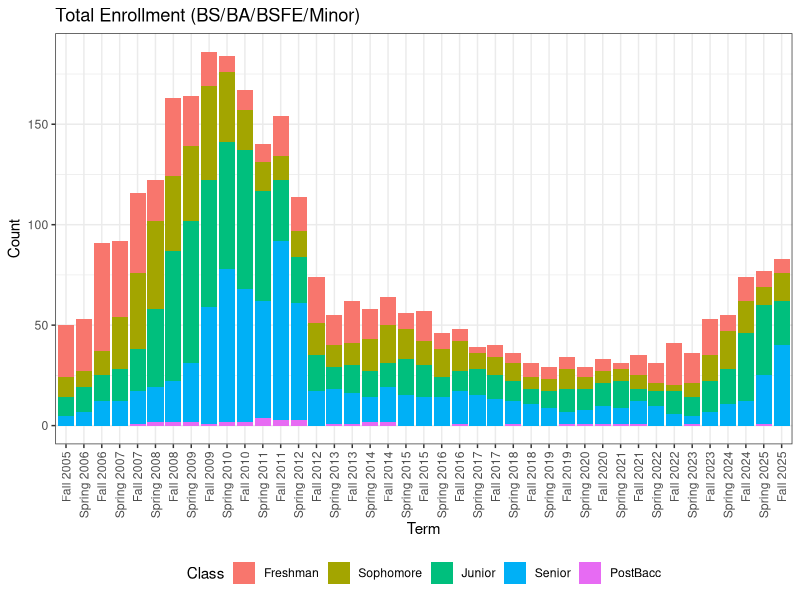
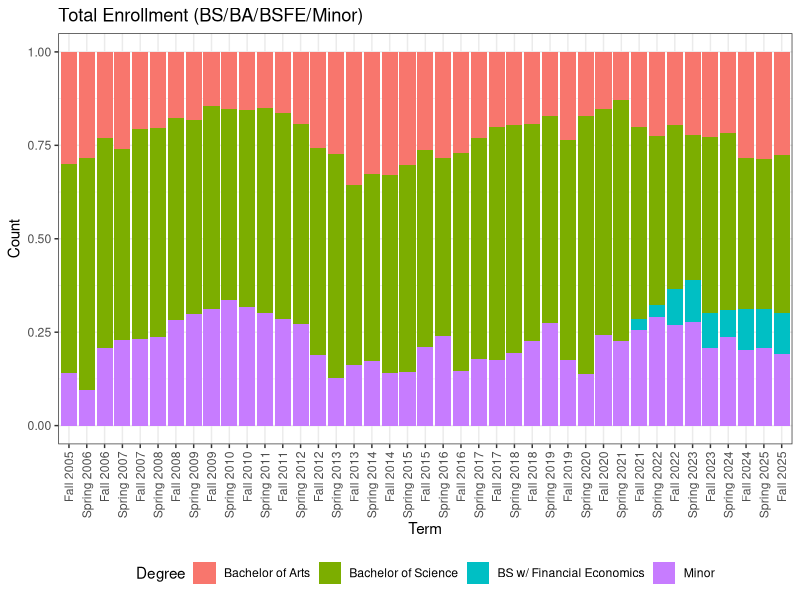
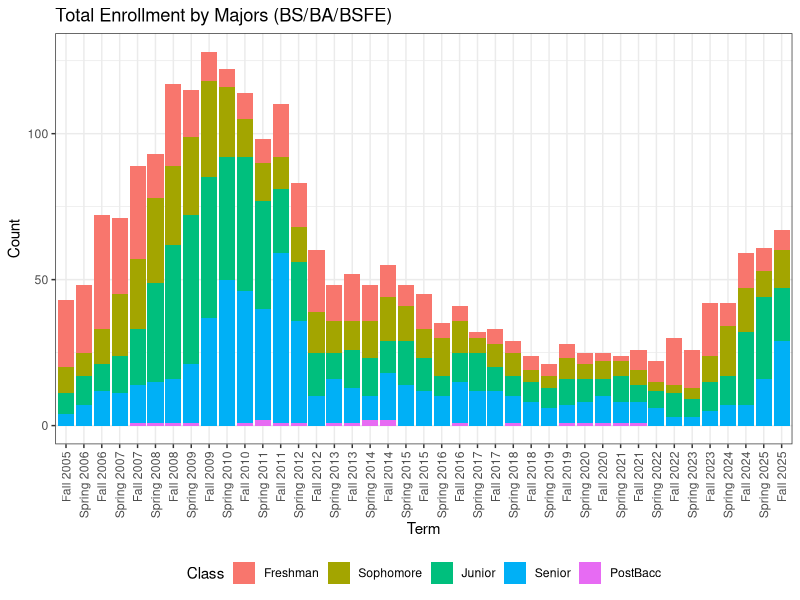
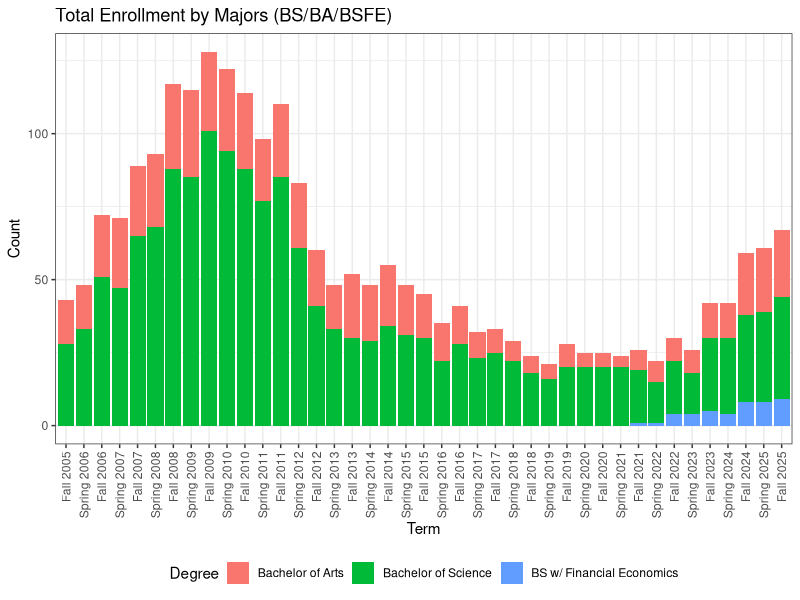
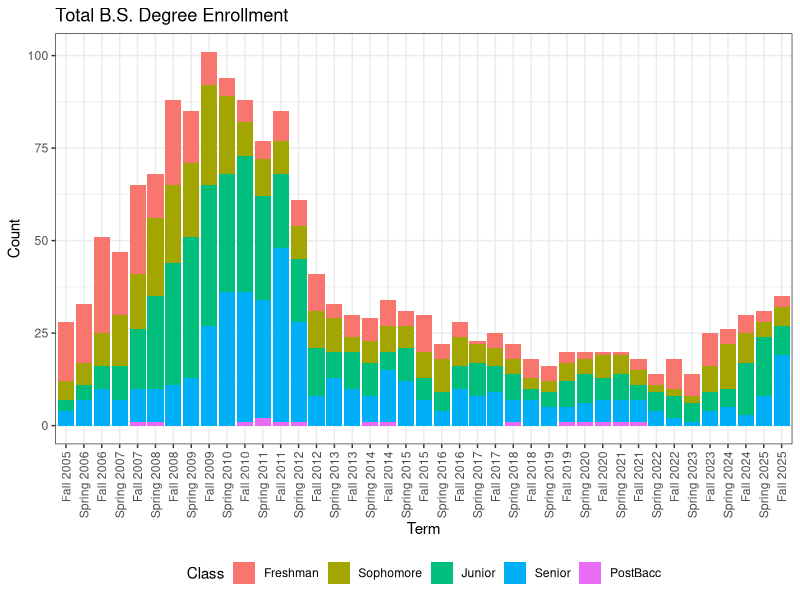
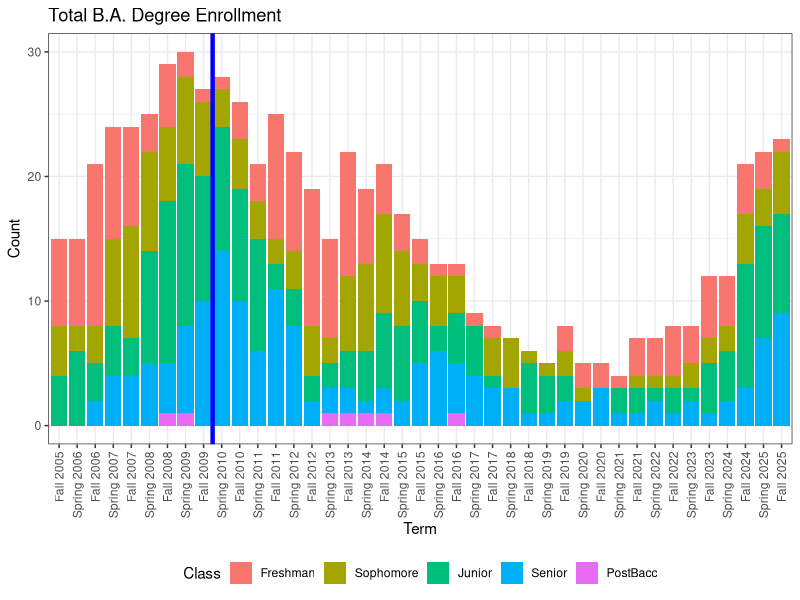
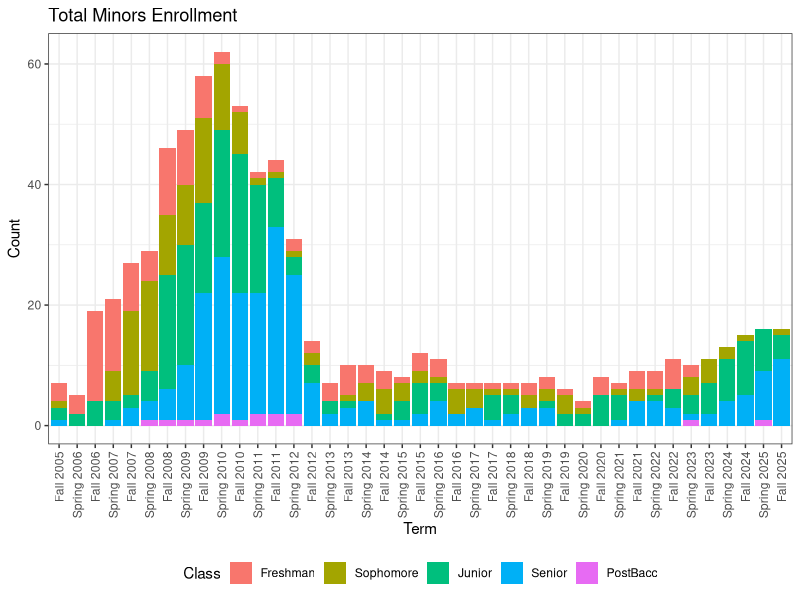
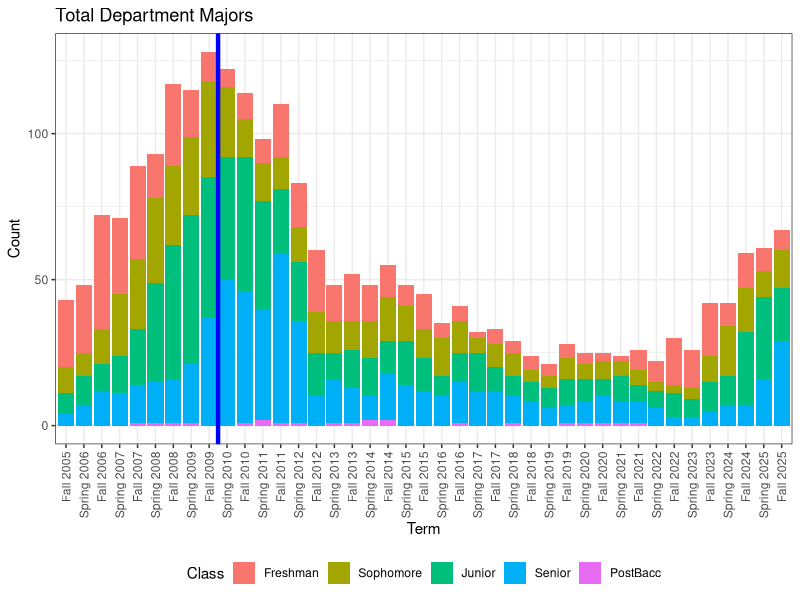

The R script that drew these images, in order:
#This file uses MyNIU data to show the majors and minors within the department only and
#breaks them down by class. Time span is Fall 2005 through Fall 2025.

#Jeremy R. Groves
#Created: August 8, 2025

rm(list=ls())

library(tidyverse)

#Load Data
BS.data <- read.csv(file = "./Data/MyNIU BS Students.csv", header = TRUE, as.is = TRUE)
BA.data <- read.csv(file = "./Data/MyNIU BA Students.csv", header = TRUE, as.is = TRUE)
BSFE.data <- read.csv(file = "./Data/MyNIU BS FE Students.csv", header = TRUE, as.is = TRUE)
MINOR.data <- read.csv(file = "./Data/MyNIU Minor Students.csv", header = TRUE, as.is = TRUE)


#Clean and process data####

BS.data <- BS.data %>%
  select(Campus.ID, First.Name, MI, Last.Name, Suffix, Enrolled, Acad.Prog, Department, Plan.Type, 
         Academic.Plan.Major, Acad.Level, Term.Hours, Cumulative.GPA) %>%
  filter(str_detect(Enrolled, "Enrolled")) %>%
  mutate(Enrolled = gsub("Enrolled ", "", Enrolled),
         Enrolled2 = Enrolled) %>%
  separate(Enrolled, c("Semester", "Year"), sep = ' ') %>%
  mutate(Semester = case_when(Semester == "Fall" ~ "8",
                              Semester == "Spring" ~ "2",
                              TRUE ~ NA),
         Term = paste0("2",substr(Year, 3,4),Semester),
         Acad.Prog = gsub("2", "", Acad.Prog),
         Degree = "BS") %>%
  select(-c(Semester, Year))

BA.data <- BA.data %>%
  select(Campus.ID, First.Name, MI, Last.Name, Suffix, Enrolled, Acad.Prog, Department, Plan.Type, 
         Academic.Plan.Major, Acad.Level, Term.Hours, Cumulative.GPA) %>%
  filter(str_detect(Enrolled, "Enrolled")) %>%
  mutate(Enrolled = gsub("Enrolled ", "", Enrolled),
         Enrolled2 = Enrolled) %>%
  separate(Enrolled, c("Semester", "Year"), sep = ' ') %>%
  mutate(Semester = case_when(Semester == "Fall" ~ "8",
                              Semester == "Spring" ~ "2",
                              TRUE ~ NA),
         Term = paste0("2",substr(Year, 3,4),Semester),
         Acad.Prog = gsub("2", "", Acad.Prog),
         Degree = "BA") %>%
  select(-c(Semester, Year))

BSFE.data <- BSFE.data %>%
  select(Campus.ID,First.Name, MI, Last.Name, Suffix, Enrolled, Acad.Prog, Department, Plan.Type, 
         Academic.Plan.Major, Acad.Level, Term.Hours, Cumulative.GPA) %>%
  filter(str_detect(Enrolled, "Enrolled")) %>%
  mutate(Enrolled = gsub("Enrolled ", "", Enrolled),
         Enrolled2 = Enrolled) %>%
  separate(Enrolled, c("Semester", "Year"), sep = ' ') %>%
  mutate(Semester = case_when(Semester == "Fall" ~ "8",
                              Semester == "Spring" ~ "2",
                              TRUE ~ NA),
         Term = paste0("2",substr(Year, 3,4),Semester),
         Acad.Prog = gsub("2", "", Acad.Prog),
         Degree = "BSFE") %>%
  select(-c(Semester, Year))

MINOR.data <- MINOR.data %>%
  select(Campus.ID, First.Name, MI, Last.Name, Suffix, Enrolled, Acad.Prog, Department, Plan.Type, 
         Academic.Plan.Major, Acad.Level, Term.Hours, Cumulative.GPA) %>%
  filter(str_detect(Enrolled, "Enrolled")) %>%
  mutate(Enrolled = gsub("Enrolled ", "", Enrolled),
         Enrolled2 = Enrolled) %>%
  separate(Enrolled, c("Semester", "Year"), sep = ' ') %>%
  mutate(Semester = case_when(Semester == "Fall" ~ "8",
                              Semester == "Spring" ~ "2",
                              TRUE ~ NA),
         Term = paste0("2",substr(Year, 3,4),Semester),
         Acad.Prog = gsub("2", "", Acad.Prog),
         Degree = "MINOR",
         Cumulative.GPA = as.numeric(Cumulative.GPA)) %>%
  select(-c(Semester, Year))

core <- BS.data %>%
  bind_rows(BA.data, BSFE.data, MINOR.data) %>%
  mutate(Acad.Level = factor(Acad.Level, levels = c("Freshman", "Sophomore", "Junior", "Senior", "PostBacc")),
         T2 = as.numeric(Term)) %>%
  filter(T2 > 2052) %>%
  select(-T2) %>%
  group_by(Term) %>%
    distinct(Campus.ID, .keep_all = TRUE) %>%
  ungroup()



core.agg <- core %>%
  group_by(Term, Degree, Acad.Level) %>%
  mutate(n_level = n()) %>%
  ungroup() %>%
  group_by(Term, Degree) %>%
  mutate(count = n()) %>%
  ungroup() %>%
  select(Enrolled2, Term, Degree, Acad.Level, count, n_level) %>%
  distinct()

save(core.agg, file = "./Data/majors_minors.RData")

core.minor <- core %>%
  filter(Degree == "MINOR") %>%
  group_by(Term, Acad.Level, Acad.Prog) %>%
    mutate(n_prog = n()) %>%
  ungroup() %>%
  group_by(Term, Acad.Level) %>%
    mutate(n_level = n()) %>%
  ungroup() %>%
  group_by(Term) %>%
    mutate(n_minor = n()) %>%
  ungroup() %>%
  select(Term, Acad.Level, Acad.Prog, n_minor, n_prog, n_level) %>%
  distinct()

#Visualization####

#All Degrees
ggplot(core, aes(x = Term)) +
  geom_bar(aes(fill = Acad.Level))+
  labs(y= "Count",
       fill = "Class",
       title = "Total Enrollment (BS/BA/BSFE/Minor)") +
  scale_x_discrete("Term", labels = unique(core$Enrolled2)) +
  theme_bw() +
  theme(axis.text.x = element_text(angle = 90, vjust = 0.5, hjust=1),
        legend.position="bottom") 

ggplot(core, aes(x = Term)) +
  geom_bar(aes(fill = Degree), position = "fill")+
  labs(y= "Count",
       fill = "Degree",
       title = "Total Enrollment (BS/BA/BSFE/Minor)") +
  scale_x_discrete("Term", labels = unique(core$Enrolled2)) +
  scale_fill_discrete(labels = c("BA" = "Bachelor of Arts", "BS" = "Bachelor of Science",
                                 "BSFE" = "BS w/ Financial Economics", "MINOR" = "Minor"))+
  theme_bw() +
  theme(axis.text.x = element_text(angle = 90, vjust = 0.5, hjust=1),
        legend.position="bottom") 

ggplot(filter(core, Degree != "MINOR"), aes(x = Term)) +
  geom_bar(aes(fill = Acad.Level))+
  labs(y= "Count",
       fill = "Class",
       title = "Total Enrollment by Majors (BS/BA/BSFE)") +
  scale_x_discrete("Term", labels = unique(core$Enrolled2)) +
  theme_bw() +
  theme(axis.text.x = element_text(angle = 90, vjust = 0.5, hjust=1),
        legend.position="bottom") 

ggplot(filter(core, Degree != "MINOR"), aes(x = Term)) +
  geom_bar(aes(fill = Degree))+
  labs(y= "Count",
       fill = "Degree",
       title = "Total Enrollment by Majors (BS/BA/BSFE)") +
  scale_x_discrete("Term", labels = unique(core$Enrolled2)) +
  scale_fill_discrete(labels = c("BA" = "Bachelor of Arts", "BS" = "Bachelor of Science",
                                 "BSFE" = "BS w/ Financial Economics"))+
  theme_bw() +
  theme(axis.text.x = element_text(angle = 90, vjust = 0.5, hjust=1),
        legend.position="bottom") 




ggplot(filter(core, Degree == "BS"), aes(x = Term)) +
  geom_bar(aes(fill = Acad.Level))+
  labs(y= "Count",
       fill = "Class",
       title = "Total B.S. Degree Enrollment") +
  scale_x_discrete("Term", labels = unique(core$Enrolled2)) +
  theme_bw() +
  theme(axis.text.x = element_text(angle = 90, vjust = 0.5, hjust=1),
        legend.position="bottom") 

ggplot(filter(core, Degree == "BA"), aes(x = Term)) +
  geom_bar(aes(fill = Acad.Level))+
  geom_vline(xintercept = 9.5, color = "blue", linewidth = 1.5)+
  labs(y= "Count",
       fill = "Class",
       title = "Total B.A. Degree Enrollment") +
  scale_x_discrete("Term", labels = unique(core$Enrolled2)) +
  theme_bw() +
  theme(axis.text.x = element_text(angle = 90, vjust = 0.5, hjust=1),
        legend.position="bottom") 

ggplot(filter(core, Degree == "MINOR"), aes(x = Term)) +
  geom_bar(aes(fill = Acad.Level))+
  labs(y= "Count",
       fill = "Class",
       title = "Total Minors Enrollment") +
  scale_x_discrete("Term", labels = unique(core$Enrolled2)) +
  theme_bw() +
  theme(axis.text.x = element_text(angle = 90, vjust = 0.5, hjust=1),
        legend.position="bottom") 

temp.data <- core.agg %>%
  filter(Degree != "MINOR") %>%
  group_by(Enrolled2, Term, Acad.Level) %>%
    summarize(count = sum(n_level)) %>%
  ungroup() %>%
  uncount(count)

ggplot(temp.data, aes(x = Term)) +
  geom_bar(aes(fill = Acad.Level))+
  geom_vline(xintercept = 9.5, color = "blue", linewidth = 1.5)+
  labs(y= "Count",
       fill = "Class",
       title = "Total Department Majors") +
  scale_x_discrete("Term", labels = unique(core$Enrolled2)) +
  theme_bw() +
  theme(axis.text.x = element_text(angle = 90, vjust = 0.5, hjust=1),
        legend.position="bottom") 
